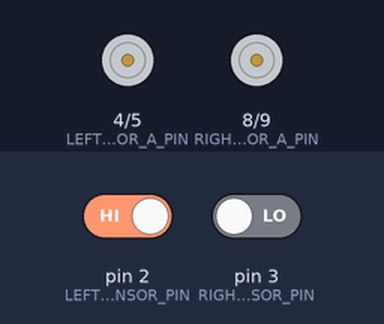
Recording of a sketch running on a simulated Arduino Uno, built with avr-gcc and run on an emulated ATmega328P. Shown: motor-driver pin pairs drawn as motors (green arrow = first pin HIGH = forward, orange = second pin HIGH = backward, longer = more drive, scaled by the enable pin). The test bench sets the inputs (shaded band); at power-on: pin 2 (LEFT_SENSOR_PIN) HIGH, pin 3 (RIGHT_SENSOR_PIN) LOW.

Above: at 1.75 s.
2.6 s: pin 2 (LEFT_SENSOR_PIN) driven LOW
At 4.3 s:
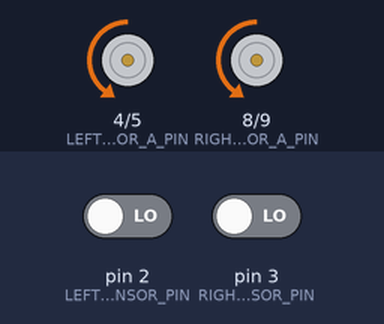
4.9 s: pin 3 (RIGHT_SENSOR_PIN) driven HIGH
At 5.55 s:
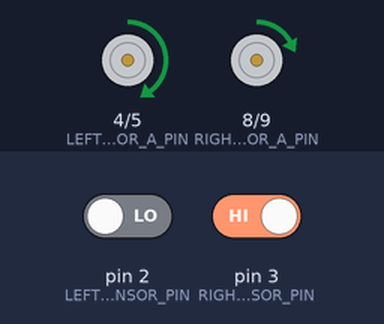
8.4 s: pin 3 (RIGHT_SENSOR_PIN) driven LOW
10.6 s: pin 2 (LEFT_SENSOR_PIN) driven HIGH
At 10.87 s:
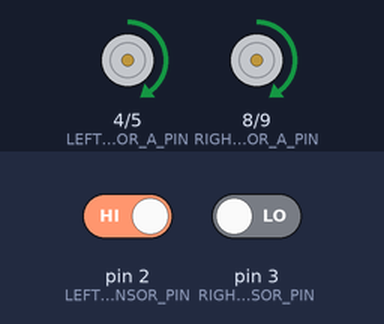
Timing chart, 0 to 15.1 s (numbered marks = the images above; inputs shaded):
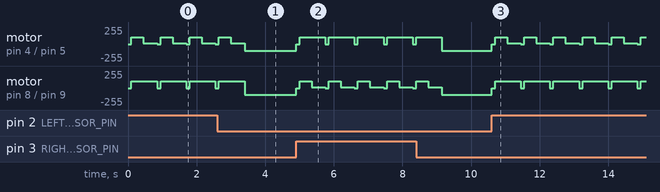

Measured:
- by itself, motor on pin 8 (RIGHT_MOTOR_A_PIN) / pin 9 (RIGHT_MOTOR_B_PIN): alternates forward 100/255 for 0.75 s and stopped for 0.10 s
- by itself, motor on pin 4 (LEFT_MOTOR_A_PIN) / pin 5 (LEFT_MOTOR_B_PIN): repeats every 0.85 s: forward 12/255 0.40 s, stopped 0.10 s, forward 100/255 0.35 s

The sketch:

deskRobot_v2.ino
```cpp
#define LEFT_SENSOR_PIN  2 //левый датчик
#define RIGHT_SENSOR_PIN 3 // правый датчик

#define LEFT_MOTOR_A_PIN 4 // IN1
#define LEFT_MOTOR_B_PIN 5 // IN2
#define LEFT_MOTOR_PWM_PIN 6 // ENA

#define RIGHT_MOTOR_A_PIN 8 // IN3
#define RIGHT_MOTOR_B_PIN 9 // IN 4
#define RIGHT_MOTOR_PWM_PIN 10 // ENB

#define MAX_SPEED 100 // максимальная скорость робота

#define BRAKE_K 8 // Коэффициент, задающий во сколько раз нужно затормозить одно из колёс для поворота

bool left_sensor_state = 0; // значение левого сенсора
bool right_sensor_state = 0; // значение правого сенсора

void setup(){
    pinMode(LEFT_SENSOR_PIN, INPUT);
    pinMode(RIGHT_SENSOR_PIN, INPUT);

    pinMode(LEFT_MOTOR_A_PIN, OUTPUT);
    pinMode(LEFT_MOTOR_B_PIN, OUTPUT);
    pinMode(LEFT_MOTOR_PWM_PIN, OUTPUT);

    pinMode(RIGHT_MOTOR_A_PIN, OUTPUT);
    pinMode(RIGHT_MOTOR_B_PIN, OUTPUT);
    pinMode(RIGHT_MOTOR_PWM_PIN, OUTPUT);

    runForward(); // сразу едем прямо
}
///////////////////////////////////////////////////////////////////////////////////////////////////////////////
////////////////////////////////////ПЕРЕДВИЖЕНИЕ МАШИНЫ////////////////////////////////////////////////////////
///////////////////////////////////////////////////////////////////////////////////////////////////////////////
void runStop(){				// СТОП
    digitalWrite(LEFT_MOTOR_A_PIN, LOW);
    digitalWrite(LEFT_MOTOR_B_PIN, LOW);
    analogWrite(LEFT_MOTOR_PWM_PIN, LOW);

    digitalWrite(RIGHT_MOTOR_A_PIN, LOW);
    digitalWrite(RIGHT_MOTOR_B_PIN, LOW);
    analogWrite(RIGHT_MOTOR_PWM_PIN, LOW);
}
void runForward(){				// ВПЕРЕД
	digitalWrite(LEFT_MOTOR_A_PIN, LOW);
    digitalWrite(LEFT_MOTOR_B_PIN, HIGH);
    analogWrite(LEFT_MOTOR_PWM_PIN, MAX_SPEED);

    digitalWrite(RIGHT_MOTOR_A_PIN, LOW);
    digitalWrite(RIGHT_MOTOR_B_PIN, HIGH);
    analogWrite(RIGHT_MOTOR_PWM_PIN, MAX_SPEED);
}
void runLeft(){				// ЛЕВО
	digitalWrite(LEFT_MOTOR_A_PIN, HIGH);
    digitalWrite(LEFT_MOTOR_B_PIN, LOW);
    analogWrite(LEFT_MOTOR_PWM_PIN, MAX_SPEED / BRAKE_K);

    digitalWrite(RIGHT_MOTOR_A_PIN, HIGH);
    digitalWrite(RIGHT_MOTOR_B_PIN, LOW);
    analogWrite(RIGHT_MOTOR_PWM_PIN, MAX_SPEED);
}
void runRight(){				// ПРАВО
    digitalWrite(LEFT_MOTOR_A_PIN, HIGH);
    digitalWrite(LEFT_MOTOR_B_PIN, LOW);
    analogWrite(LEFT_MOTOR_PWM_PIN, MAX_SPEED);

    digitalWrite(RIGHT_MOTOR_A_PIN, HIGH);
    digitalWrite(RIGHT_MOTOR_B_PIN, LOW);
    analogWrite(RIGHT_MOTOR_PWM_PIN, MAX_SPEED / BRAKE_K);
}
void runBack(){				// НАЗАД
    digitalWrite(LEFT_MOTOR_A_PIN, HIGH);
    digitalWrite(LEFT_MOTOR_B_PIN, LOW);
    analogWrite(LEFT_MOTOR_PWM_PIN, MAX_SPEED);

    digitalWrite(RIGHT_MOTOR_A_PIN, HIGH);
    digitalWrite(RIGHT_MOTOR_B_PIN, LOW);
    analogWrite(RIGHT_MOTOR_PWM_PIN, MAX_SPEED);
}
void traffic(){
    bool left_sensor_state = 0; // значение левого сенсора
    bool right_sensor_state = 0; // значение правого сенсора

	left_sensor_state = digitalRead(LEFT_SENSOR_PIN);
    right_sensor_state = digitalRead(RIGHT_SENSOR_PIN);

    if((left_sensor_state == 0) && (right_sensor_state == 1)){ // если правый датчик съехал со стола, едем направо
    	runStop();
        delay(100);
        runBack();
        delay(350);
    	runRight();
        delay(400);
    	// return;
    }
    else if((left_sensor_state == 1) && (right_sensor_state == 0)){ // если левый датчик съехал со стола едем налево
        runStop();
        delay(100);
    	runBack();
        delay(350);
    	runLeft();
        delay(400);
    }
    else if((left_sensor_state == 1) && (right_sensor_state == 1)){ // если оба датчика, то едем назад, а потом разворачиваемся
        runStop();
        delay(100);
    	runBack();
        delay(350);
    	runRight();
        delay(400);
    }
    // if((left_sensor_state == 0) && (right_sensor_state == 0))
    else {  // если оба датчика на столе едем прямо
    	runForward();
    }

}
void loop(){
	traffic();
}


// // Моторы подключаются к клеммам M1+,M1-,M2+,M2-
// // Motor shield использует четыре контакта 6,5,7,4 для управления моторами

// #define LEFT_MOTOR_A_PIN         4
// #define LEFT_MOTOR_B_PIN         5
// #define LEFT_MOTOR_PWM_PIN       6

// #define RIGHT_MOTOR_A_PIN        8
// #define RIGHT_MOTOR_B_PIN        9
// #define RIGHT_MOTOR_PWM_PIN     10

// #define LEFT_SENSOR_PIN  2
// #define RIGHT_SENSOR_PIN 3

// // Скорость, с которой мы движемся вперёд (0-255)
// #define SPEED     75

// // Коэффициент, задающий во сколько раз нужно затормозить
// // одно из колёс для поворота
// #define BRAKE_K         8

// #define STATE_FORWARD    0
// #define STATE_RIGHT      1
// #define STATE_LEFT       2

// int state = STATE_FORWARD;

// void runForward()
// {
//     state = STATE_FORWARD;

//     // Для регулировки скорости `SPEED` может принимать значения от 0 до 255,
//     // чем болше, тем быстрее.
//     analogWrite(LEFT_MOTOR_A_PIN, SPEED);
//     analogWrite(RIGHT_MOTOR_A_PIN, SPEED);

//     // Если в LEFT_MOTOR_B_PIN или RIGHT_MOTOR_B_PIN пишем HIGH, мотор будет двигать соответствующее колесо
//     // вперёд, если LOW - назад.
//     digitalWrite(LEFT_MOTOR_B_PIN, HIGH);
//     digitalWrite(RIGHT_MOTOR_B_PIN, HIGH);
// }

// void steerRight()
// {
//     state = STATE_RIGHT;

//     // Замедляем правое колесо относительно левого, чтобы начать поворот
//     analogWrite(RIGHT_MOTOR_A_PIN, SPEED / BRAKE_K);
//     analogWrite(LEFT_MOTOR_A_PIN, SPEED);

//     digitalWrite(LEFT_MOTOR_B_PIN, LOW);
//     digitalWrite(LEFT_MOTOR_PWM_PIN     , HIGH);
//     digitalWrite(RIGHT_MOTOR_PWM_PIN, HIGH);
//     digitalWrite(RIGHT_MOTOR_B_PIN, LOW);
//     delay(600);
// }

// void steerLeft()
// {
//     state = STATE_LEFT;

//     analogWrite(LEFT_MOTOR_A_PIN, SPEED / BRAKE_K);
//     analogWrite(RIGHT_MOTOR_A_PIN, SPEED);

//     digitalWrite(LEFT_MOTOR_B_PIN, LOW);
//     digitalWrite(LEFT_MOTOR_PWM_PIN     , HIGH);
//     digitalWrite(RIGHT_MOTOR_PWM_PIN, HIGH);
//     digitalWrite(RIGHT_MOTOR_B_PIN, LOW);
//     delay(600);
// }


// void setup()
// {
//     // Настраивает выводы платы 4,5,6,7 на вывод сигналов
//     for(int i = 4; i <= 7; i++)
//         pinMode(i, OUTPUT);

//     // Сразу едем вперёд
//     runForward();
// }

// void loop()
// {
//   // Наш робот ездит по белому полю с чёрным треком. В обратном случае не нужно
//     // инвертировать значения с датчиков
//     boolean left = digitalRead(LEFT_SENSOR_PIN);
//     boolean right = digitalRead(RIGHT_SENSOR_PIN);

//     // В какое состояние нужно перейти?
//     int targetState;

//     if (left && right) {
//         // под сенсорами всё белое или всё чёрное
//         // едем вперёд
//         targetState = STATE_FORWARD;
//     }

//     else if (left) {
//         // левый сенсор упёрся в трек
//         // поворачиваем налево
//         targetState = STATE_RIGHT;
// }
//     else {
//         targetState = STATE_LEFT;
//     }

//     if (state == targetState) {
//         // мы уже делаём всё что нужно,
//         // делаем измерения заново
//         return;
//     }

// switch (targetState) {
//         case STATE_FORWARD:
//             runForward();
//             break;

//         case STATE_RIGHT:
//             steerRight();
//             break;

//         case STATE_LEFT:
//             steerLeft();
//             break;
//     }
// }
```
